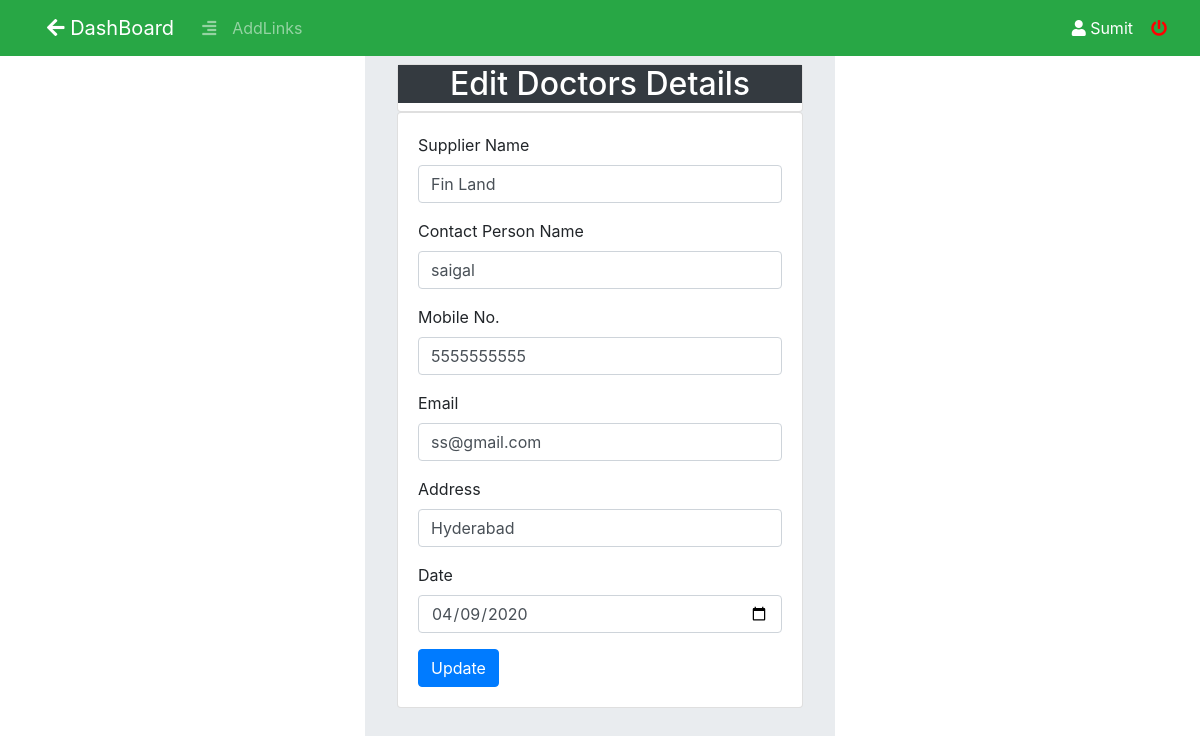
The page /admin/edit_supplier.php?id=2 (signed in) on the database its author committed.
### tables this page shows
CREATE TABLE `supplier` (
  `supplier_id` int(11) NOT NULL,
  `contact_person_name` varchar(30) DEFAULT NULL,
  `supplier_name` varchar(30) NOT NULL,
  `mobile_no` varchar(20) DEFAULT NULL,
  `email` varchar(50) NOT NULL,
  `address` varchar(30) DEFAULT NULL,
  `record_date` date DEFAULT NULL
);

### admin/edit_supplier.php (the view, shortened to what this page needs)
<?php include ("includes/db.php");?>
<?php
	If(isset($_GET['id']))
	{
			$id = $_GET['id'];
			$query = "SELECT contact_person_name,supplier_name,mobile_no,email,address,record_date FROM supplier where supplier_id = $id;";
			$result = mysqli_query($conn,$query);
			$result_set = mysqli_fetch_row($result);
			$conPerName =  $result_set[0];
			$SupName   = $result_set[1];
			$supMobile = $result_set[2];
			$supEmail = $result_set[3];
			$supAdd=  $result_set[4];
			$supdate =  $result_set[5];
	}
?>
<!DOCTYPE html>
<html>
	<?php include "includes/admin_header.php"; ?>
<body>
	<?php include("includes/admin_navbar.php"); ?>
		<div class="col-lg-5 m-auto">
			<div class="jumbotron">
				<div class="card">
					<h2 class="text-white text-center bg-dark" >Edit Doctors Details</h2>
				</div>
				<div class="card">
					<div class="card-body">
						<form action=" " method="post">
							<div class="form-group">
							    <label>Supplier Name</label>
							    <input type="text" class="form-control" placeholder="Supplier Name" name="usn" value="<?php echo $SupName;?>" required>
							</div>
							<div class="form-group">
							    <label>Contact Person Name</label>
							    <input type="text" class="form-control" placeholder="Person Name" name="upn" value="<?php echo $conPerName;?>" required>
							</div>
							<div class="form-group">
							    <label>Mobile No.</label>
							    <input type="text" class="form-control" placeholder="Mobile No." name="umn" value="<?php echo $supMobile;?>" required>
							</div>
							<div class="form-group">
							    <label>Email</label>
							    <input type="text" class="form-control" placeholder="Email" name="use" value="<?php echo $supEmail;?>" required>
							</div>
							<div class="form-group">
							    <label>Address</label>
							    <input type="text" class="form-control" placeholder="Address" name="usa" value="<?php echo $supAdd;?>" required>
							</div>
							<div class="form-group">
							    <label>Date</label>
							    <input type="Date" class="form-control" placeholder="Join Date" name="udj" value="<?php echo $supdate;?>" required>
							</div>
							<button type="Submit" class="btn btn-primary" name="updatedata">Update</button>
			            </form>
					</div>
				</div>
			</div>
		</div>
</body>
</html>

### rows shown on the page
supplier: usn "Fin Land", upn "saigal", umn "5555555555", use "ss@gmail.com", usa "Hyderabad", udj "04/09/2020"

### other values the page prints
$_SESSION['adminname'] "Sumit"
